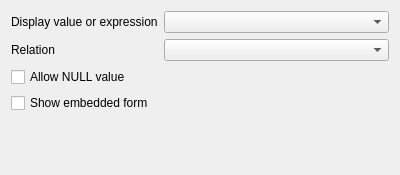
<?xml version="1.0" encoding="UTF-8"?>
<ui version="4.0">
 <class>QgsRelReferenceConfigDlgBase</class>
 <widget class="QWidget" name="QgsRelReferenceConfigDlgBase">
  <property name="geometry">
   <rect>
    <x>0</x>
    <y>0</y>
    <width>400</width>
    <height>175</height>
   </rect>
  </property>
  <property name="windowTitle">
   <string>Dialog</string>
  </property>
  <layout class="QFormLayout" name="formLayout">
   <item row="0" column="0">
    <widget class="QLabel" name="label">
     <property name="text">
      <string>Display value or expression</string>
     </property>
    </widget>
   </item>
   <item row="0" column="1">
    <widget class="QComboBox" name="mComboDisplayField"/>
   </item>
   <item row="2" column="0" colspan="2">
    <widget class="QCheckBox" name="mCbxAllowNull">
     <property name="text">
      <string>Allow NULL value</string>
     </property>
    </widget>
   </item>
   <item row="3" column="0" colspan="2">
    <widget class="QCheckBox" name="mCbxShowForm">
     <property name="text">
      <string>Show embedded form</string>
     </property>
    </widget>
   </item>
   <item row="1" column="0">
    <widget class="QLabel" name="label_2">
     <property name="text">
      <string>Relation</string>
     </property>
    </widget>
   </item>
   <item row="1" column="1">
    <widget class="QComboBox" name="mComboRelation"/>
   </item>
  </layout>
 </widget>
 <resources/>
 <connections/>
</ui>
